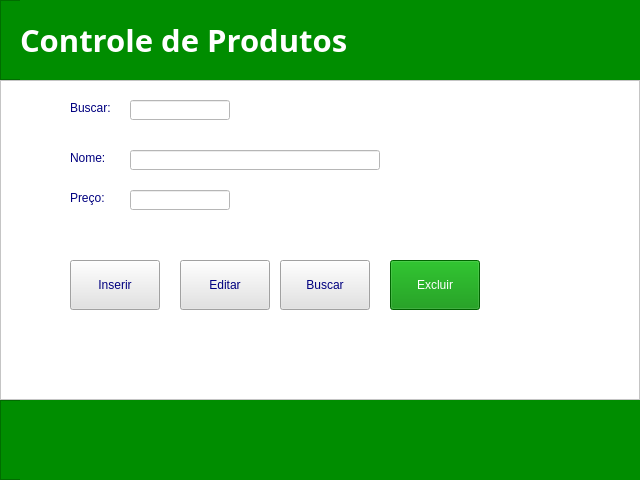
<?xml version="1.0" encoding="UTF-8"?>
<ui version="4.0">
 <class>produto</class>
 <widget class="QWidget" name="produto">
  <property name="geometry">
   <rect>
    <x>0</x>
    <y>0</y>
    <width>640</width>
    <height>480</height>
   </rect>
  </property>
  <property name="minimumSize">
   <size>
    <width>640</width>
    <height>480</height>
   </size>
  </property>
  <property name="maximumSize">
   <size>
    <width>640</width>
    <height>480</height>
   </size>
  </property>
  <property name="windowTitle">
   <string>Form</string>
  </property>
  <widget class="QFrame" name="frame_titulo">
   <property name="geometry">
    <rect>
     <x>0</x>
     <y>0</y>
     <width>640</width>
     <height>80</height>
    </rect>
   </property>
   <property name="minimumSize">
    <size>
     <width>640</width>
     <height>80</height>
    </size>
   </property>
   <property name="maximumSize">
    <size>
     <width>640</width>
     <height>80</height>
    </size>
   </property>
   <property name="styleSheet">
    <string notr="true">background-color: rgb(0, 141, 0);</string>
   </property>
   <property name="frameShape">
    <enum>QFrame::StyledPanel</enum>
   </property>
   <property name="frameShadow">
    <enum>QFrame::Raised</enum>
   </property>
   <widget class="QLabel" name="label_titulo">
    <property name="geometry">
     <rect>
      <x>20</x>
      <y>0</y>
      <width>640</width>
      <height>80</height>
     </rect>
    </property>
    <property name="minimumSize">
     <size>
      <width>640</width>
      <height>80</height>
     </size>
    </property>
    <property name="maximumSize">
     <size>
      <width>640</width>
      <height>80</height>
     </size>
    </property>
    <property name="font">
     <font>
      <family>Yu Gothic UI Semibold</family>
      <pointsize>23</pointsize>
      <bold>true</bold>
     </font>
    </property>
    <property name="styleSheet">
     <string notr="true">color: rgb(255, 255, 255);</string>
    </property>
    <property name="text">
     <string>Controle de Produtos</string>
    </property>
   </widget>
  </widget>
  <widget class="QFrame" name="frame_rodape">
   <property name="geometry">
    <rect>
     <x>0</x>
     <y>400</y>
     <width>640</width>
     <height>80</height>
    </rect>
   </property>
   <property name="minimumSize">
    <size>
     <width>640</width>
     <height>80</height>
    </size>
   </property>
   <property name="maximumSize">
    <size>
     <width>640</width>
     <height>80</height>
    </size>
   </property>
   <property name="styleSheet">
    <string notr="true">background-color: rgb(0, 141, 0);</string>
   </property>
   <property name="frameShape">
    <enum>QFrame::StyledPanel</enum>
   </property>
   <property name="frameShadow">
    <enum>QFrame::Raised</enum>
   </property>
   <widget class="QLabel" name="label_msg">
    <property name="geometry">
     <rect>
      <x>20</x>
      <y>0</y>
      <width>640</width>
      <height>80</height>
     </rect>
    </property>
    <property name="minimumSize">
     <size>
      <width>640</width>
      <height>80</height>
     </size>
    </property>
    <property name="maximumSize">
     <size>
      <width>640</width>
      <height>80</height>
     </size>
    </property>
    <property name="font">
     <font>
      <family>Yu Gothic UI Semibold</family>
      <pointsize>10</pointsize>
      <bold>true</bold>
     </font>
    </property>
    <property name="styleSheet">
     <string notr="true">color: rgb(255, 255, 255);</string>
    </property>
    <property name="text">
     <string/>
    </property>
   </widget>
  </widget>
  <widget class="QFrame" name="frame_corpo">
   <property name="geometry">
    <rect>
     <x>0</x>
     <y>80</y>
     <width>640</width>
     <height>320</height>
    </rect>
   </property>
   <property name="minimumSize">
    <size>
     <width>640</width>
     <height>320</height>
    </size>
   </property>
   <property name="maximumSize">
    <size>
     <width>640</width>
     <height>320</height>
    </size>
   </property>
   <property name="styleSheet">
    <string notr="true">background-color: rgb(255, 255, 255);</string>
   </property>
   <property name="frameShape">
    <enum>QFrame::StyledPanel</enum>
   </property>
   <property name="frameShadow">
    <enum>QFrame::Raised</enum>
   </property>
   <widget class="QLineEdit" name="lineEdit_nome">
    <property name="geometry">
     <rect>
      <x>130</x>
      <y>70</y>
      <width>250</width>
      <height>20</height>
     </rect>
    </property>
    <property name="minimumSize">
     <size>
      <width>250</width>
      <height>20</height>
     </size>
    </property>
    <property name="maximumSize">
     <size>
      <width>250</width>
      <height>20</height>
     </size>
    </property>
   </widget>
   <widget class="QLineEdit" name="lineEdit_preco">
    <property name="geometry">
     <rect>
      <x>130</x>
      <y>110</y>
      <width>100</width>
      <height>20</height>
     </rect>
    </property>
    <property name="minimumSize">
     <size>
      <width>100</width>
      <height>20</height>
     </size>
    </property>
    <property name="maximumSize">
     <size>
      <width>100</width>
      <height>20</height>
     </size>
    </property>
   </widget>
   <widget class="QLabel" name="label">
    <property name="geometry">
     <rect>
      <x>70</x>
      <y>70</y>
      <width>49</width>
      <height>16</height>
     </rect>
    </property>
    <property name="styleSheet">
     <string notr="true">color: rgb(0, 0, 127);</string>
    </property>
    <property name="text">
     <string>Nome:</string>
    </property>
   </widget>
   <widget class="QLabel" name="label_2">
    <property name="geometry">
     <rect>
      <x>70</x>
      <y>110</y>
      <width>49</width>
      <height>16</height>
     </rect>
    </property>
    <property name="styleSheet">
     <string notr="true">color: rgb(0, 0, 127);</string>
    </property>
    <property name="text">
     <string>Preço:</string>
    </property>
   </widget>
   <widget class="QLineEdit" name="lineEdit_buscar">
    <property name="geometry">
     <rect>
      <x>130</x>
      <y>20</y>
      <width>100</width>
      <height>20</height>
     </rect>
    </property>
    <property name="minimumSize">
     <size>
      <width>100</width>
      <height>20</height>
     </size>
    </property>
    <property name="maximumSize">
     <size>
      <width>100</width>
      <height>20</height>
     </size>
    </property>
   </widget>
   <widget class="QLabel" name="label_3">
    <property name="geometry">
     <rect>
      <x>70</x>
      <y>20</y>
      <width>49</width>
      <height>16</height>
     </rect>
    </property>
    <property name="styleSheet">
     <string notr="true">color: rgb(0, 0, 127);</string>
    </property>
    <property name="text">
     <string>Buscar:</string>
    </property>
   </widget>
   <widget class="QPushButton" name="bt_inserir">
    <property name="geometry">
     <rect>
      <x>70</x>
      <y>180</y>
      <width>90</width>
      <height>50</height>
     </rect>
    </property>
    <property name="minimumSize">
     <size>
      <width>90</width>
      <height>50</height>
     </size>
    </property>
    <property name="maximumSize">
     <size>
      <width>90</width>
      <height>50</height>
     </size>
    </property>
    <property name="styleSheet">
     <string notr="true">background-color: rgb(226, 226, 226);
color: rgb(0, 0, 127);</string>
    </property>
    <property name="text">
     <string>Inserir</string>
    </property>
   </widget>
   <widget class="QPushButton" name="bt_editar">
    <property name="geometry">
     <rect>
      <x>180</x>
      <y>180</y>
      <width>90</width>
      <height>50</height>
     </rect>
    </property>
    <property name="minimumSize">
     <size>
      <width>90</width>
      <height>50</height>
     </size>
    </property>
    <property name="maximumSize">
     <size>
      <width>90</width>
      <height>50</height>
     </size>
    </property>
    <property name="styleSheet">
     <string notr="true">background-color: rgb(226, 226, 226);
color: rgb(0, 0, 127);</string>
    </property>
    <property name="text">
     <string>Editar</string>
    </property>
   </widget>
   <widget class="QPushButton" name="bt_buscar">
    <property name="geometry">
     <rect>
      <x>280</x>
      <y>180</y>
      <width>90</width>
      <height>50</height>
     </rect>
    </property>
    <property name="minimumSize">
     <size>
      <width>90</width>
      <height>50</height>
     </size>
    </property>
    <property name="maximumSize">
     <size>
      <width>90</width>
      <height>50</height>
     </size>
    </property>
    <property name="styleSheet">
     <string notr="true">background-color: rgb(226, 226, 226);
color: rgb(0, 0, 127);</string>
    </property>
    <property name="text">
     <string>Buscar</string>
    </property>
   </widget>
   <widget class="QPushButton" name="bt_excluir">
    <property name="geometry">
     <rect>
      <x>390</x>
      <y>180</y>
      <width>90</width>
      <height>50</height>
     </rect>
    </property>
    <property name="minimumSize">
     <size>
      <width>90</width>
      <height>50</height>
     </size>
    </property>
    <property name="maximumSize">
     <size>
      <width>90</width>
      <height>50</height>
     </size>
    </property>
    <property name="styleSheet">
     <string notr="true">background-color: rgb(0, 141, 0);
color: rgb(255, 255, 255);</string>
    </property>
    <property name="text">
     <string>Excluir</string>
    </property>
   </widget>
  </widget>
 </widget>
 <resources/>
 <connections/>
</ui>
